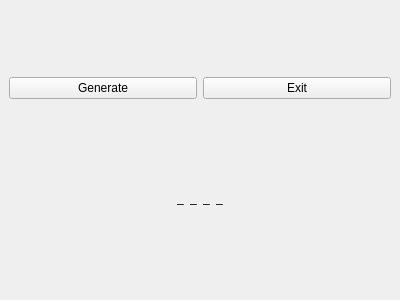
<?xml version="1.0" encoding="UTF-8"?>
<ui version="4.0">
 <class>MainWindow</class>
 <widget class="QMainWindow" name="MainWindow">
  <property name="geometry">
   <rect>
    <x>0</x>
    <y>0</y>
    <width>400</width>
    <height>300</height>
   </rect>
  </property>
  <property name="windowTitle">
   <string>MainWindow</string>
  </property>
  <widget class="QWidget" name="centralwidget">
   <layout class="QVBoxLayout" name="verticalLayout">
    <item>
     <layout class="QHBoxLayout" name="horizontalLayout">
      <item>
       <widget class="QPushButton" name="pushButtonGenerate">
        <property name="text">
         <string>Generate</string>
        </property>
       </widget>
      </item>
      <item>
       <widget class="QPushButton" name="pushButtonExit">
        <property name="text">
         <string>Exit</string>
        </property>
       </widget>
      </item>
     </layout>
    </item>
    <item>
     <layout class="QHBoxLayout" name="horizontalLayout_2">
      <item>
       <spacer name="horizontalSpacer">
        <property name="orientation">
         <enum>Qt::Horizontal</enum>
        </property>
        <property name="sizeHint" stdset="0">
         <size>
          <width>40</width>
          <height>20</height>
         </size>
        </property>
       </spacer>
      </item>
      <item>
       <widget class="QLabel" name="labelLetter1">
        <property name="sizePolicy">
         <sizepolicy hsizetype="Minimum" vsizetype="Minimum">
          <horstretch>0</horstretch>
          <verstretch>0</verstretch>
         </sizepolicy>
        </property>
        <property name="maximumSize">
         <size>
          <width>20</width>
          <height>50</height>
         </size>
        </property>
        <property name="text">
         <string>_</string>
        </property>
       </widget>
      </item>
      <item>
       <widget class="QLabel" name="labelLetter2">
        <property name="sizePolicy">
         <sizepolicy hsizetype="Minimum" vsizetype="Minimum">
          <horstretch>0</horstretch>
          <verstretch>0</verstretch>
         </sizepolicy>
        </property>
        <property name="maximumSize">
         <size>
          <width>20</width>
          <height>50</height>
         </size>
        </property>
        <property name="text">
         <string>_</string>
        </property>
       </widget>
      </item>
      <item>
       <widget class="QLabel" name="labelLetter3">
        <property name="sizePolicy">
         <sizepolicy hsizetype="Minimum" vsizetype="Minimum">
          <horstretch>0</horstretch>
          <verstretch>0</verstretch>
         </sizepolicy>
        </property>
        <property name="maximumSize">
         <size>
          <width>20</width>
          <height>50</height>
         </size>
        </property>
        <property name="text">
         <string>_</string>
        </property>
       </widget>
      </item>
      <item>
       <widget class="QLabel" name="labelLetter4">
        <property name="sizePolicy">
         <sizepolicy hsizetype="Minimum" vsizetype="Minimum">
          <horstretch>0</horstretch>
          <verstretch>0</verstretch>
         </sizepolicy>
        </property>
        <property name="maximumSize">
         <size>
          <width>20</width>
          <height>50</height>
         </size>
        </property>
        <property name="text">
         <string>_</string>
        </property>
       </widget>
      </item>
      <item>
       <spacer name="horizontalSpacer_2">
        <property name="orientation">
         <enum>Qt::Horizontal</enum>
        </property>
        <property name="sizeHint" stdset="0">
         <size>
          <width>40</width>
          <height>20</height>
         </size>
        </property>
       </spacer>
      </item>
     </layout>
    </item>
   </layout>
  </widget>
 </widget>
 <resources/>
 <connections/>
</ui>
